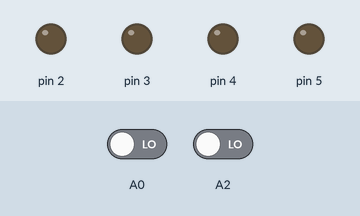
The sketch below on a simulated Arduino Uno, built with avr-gcc and run on an emulated ATmega328P. On the bench: output pins drawn as LEDs (lit = HIGH). The test bench sets the inputs (shaded band); at power-on: A0 LOW, A2 LOW.

Above: at 1.2 s.
1.3 s: A0 driven HIGH
At 2.5 s:
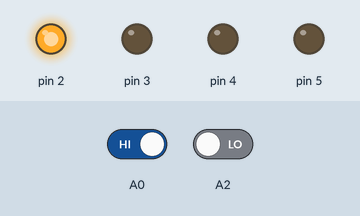
2.8 s: A2 driven HIGH
At 3.6 s:
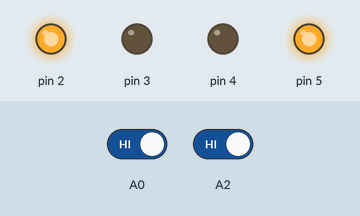
4.3 s: A0 driven LOW
At 4.8 s:
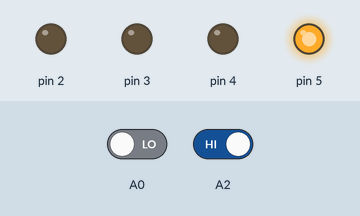
5.8 s: A2 driven LOW
At 7.1 s:
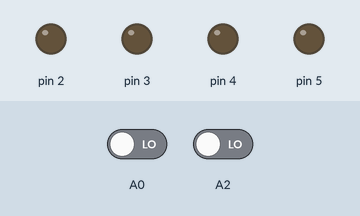
Timing chart, 0 to 8.3 s (numbered marks = the images above; inputs shaded):
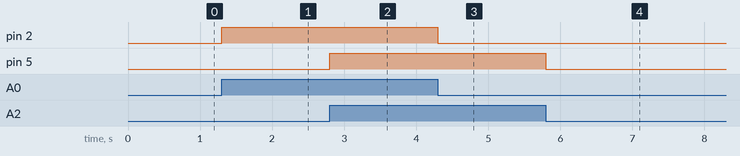

Measured:
- after the input at 1.3 s, pin 2: LOW → HIGH at once
- after the input at 2.8 s, pin 5: LOW → HIGH at once
- after the input at 4.3 s, pin 2: HIGH → LOW at once
- after the input at 5.8 s, pin 5: HIGH → LOW at once

The sketch:

Path_Tavel.ino
```cpp
void setup() {
  pinMode(2,OUTPUT);
  pinMode(3,OUTPUT);
  pinMode(4,OUTPUT);
  pinMode(5,OUTPUT);
  pinMode(A0,INPUT);
  pinMode(A2,INPUT);

}

void loop() {
  if(digitalRead(A0)==1 && digitalRead(A2)==1)
  {
    frd();
  }
  else if(digitalRead(A0)==1 && digitalRead(A2)==0)
  {
    rgt();
  }
  else if(digitalRead(A0)==0 && digitalRead(A2)==1)
  {
    lft();
  }
  else
  {
   stp();
  }
}
void frd()
{
  digitalWrite(2,1);
  digitalWrite(3,0);
  digitalWrite(4,0);
  digitalWrite(5,1);
}
void brd()
{
  digitalWrite(2,0);
  digitalWrite(3,1);
  digitalWrite(4,1);
  digitalWrite(5,0);
}
void rgt()
{
  digitalWrite(2,1);
  digitalWrite(3,0);
  digitalWrite(4,0);
  digitalWrite(5,0);
}
void lft()
{
  digitalWrite(2,0);
  digitalWrite(3,0);
  digitalWrite(4,0);
  digitalWrite(5,1);
}
void stp()
{
  digitalWrite(2,0);
  digitalWrite(3,0);
  digitalWrite(4,0);
  digitalWrite(5,0);
}
```
